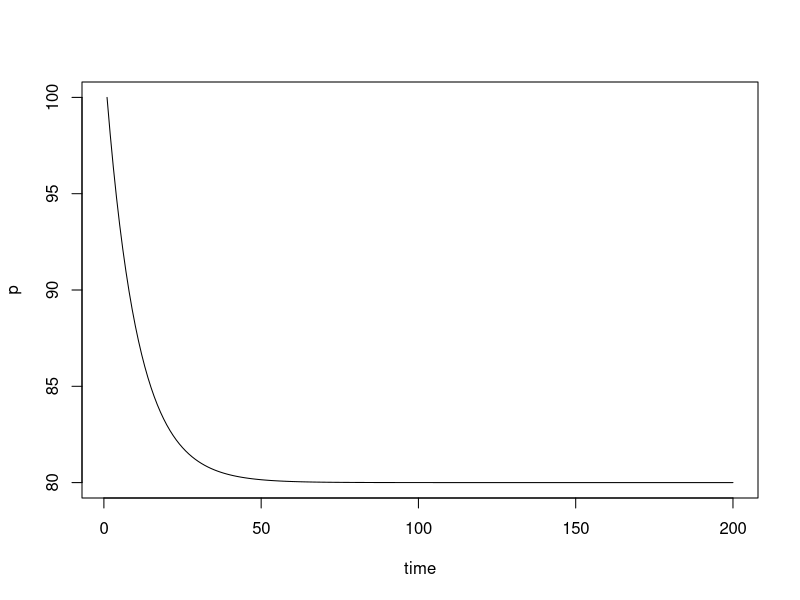

Recreate this plot in R.
library(deSolve)

pool =  function(t, y, params) {
  DOC = y[1]
  with(as.list(params), {
    dDOC = -k * DOC + DOCin
    return(list(dDOC))
  })
}

params = c(k=.1, DOCin = 8)
Initial.DOC = 100 # units ?
t = 1:200

out = ode(y = Initial.DOC, times = t, func = pool, parms = params)

matplot(t, out[,2], type = "l", ylab = "p", xlab = "time")
